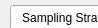
      <widget class="QWidget" name="page_9">
       <property name="geometry">
        <rect>
         <x>0</x>
         <y>0</y>
         <width>98</width>
         <height>28</height>
        </rect>
       </property>
       <attribute name="label">
        <string>Step 7 - Run or re-run a Sampling Strategy</string>
       </attribute>
       <widget class="QGroupBox" name="groupBox_9">
        <property name="geometry">
         <rect>
          <x>0</x>
          <y>155</y>
          <width>681</width>
          <height>101</height>
         </rect>
        </property>
        <property name="title">
         <string>Run the sampling strategy</string>
        </property>
        <widget class="QLabel" name="label_32">
         <property name="geometry">
          <rect>
           <x>16</x>
           <y>30</y>
           <width>101</width>
           <height>16</height>
          </rect>
         </property>
         <property name="text">
          <string>Select output path</string>
         </property>
        </widget>
        <widget class="QToolButton" name="toolButton_5">
         <property name="geometry">
          <rect>
           <x>640</x>
           <y>31</y>
           <width>25</width>
           <height>19</height>
          </rect>
         </property>
         <property name="text">
          <string>...</string>
         </property>
        </widget>
        <widget class="QLineEdit" name="lineEdit_17">
         <property name="geometry">
          <rect>
           <x>120</x>
           <y>30</y>
           <width>511</width>
           <height>20</height>
          </rect>
         </property>
        </widget>
        <widget class="QWidget" name="layoutWidget">
         <property name="geometry">
          <rect>
           <x>10</x>
           <y>70</y>
           <width>661</width>
           <height>25</height>
          </rect>
         </property>
         <layout class="QHBoxLayout" name="horizontalLayout_39">
          <item>
           <widget class="QPushButton" name="pushButton_12">
            <property name="text">
             <string>Run sampling strategy</string>
            </property>
           </widget>
          </item>
          <item>
           <widget class="QLineEdit" name="lineEdit_15"/>
          </item>
         </layout>
        </widget>
       </widget>
       <widget class="QTabWidget" name="tabWidget_5">
        <property name="geometry">
         <rect>
          <x>10</x>
          <y>5</y>
          <width>661</width>
          <height>111</height>
         </rect>
        </property>
        <property name="currentIndex">
         <number>0</number>
        </property>
        <widget class="QWidget" name="tab_16">
         <attribute name="title">
          <string>Sampling Strategy Run Parameters</string>
         </attribute>
         <widget class="QWidget" name="layoutWidget_21">
          <property name="geometry">
           <rect>
            <x>20</x>
            <y>40</y>
            <width>341</width>
            <height>31</height>
           </rect>
          </property>
          <layout class="QHBoxLayout" name="horizontalLayout_42">
           <item>
            <widget class="QLabel" name="label_67">
             <property name="text">
              <string>Number of Ne replicates:</string>
             </property>
            </widget>
           </item>
           <item>
            <widget class="QSlider" name="horizontalSlider_54">
             <property name="orientation">
              <enum>Qt::Horizontal</enum>
             </property>
            </widget>
           </item>
           <item>
            <widget class="QSpinBox" name="spinBox_46"/>
           </item>
          </layout>
         </widget>
         <widget class="QWidget" name="layoutWidget_22">
          <property name="geometry">
           <rect>
            <x>20</x>
            <y>10</y>
            <width>341</width>
            <height>22</height>
           </rect>
          </property>
          <layout class="QHBoxLayout" name="horizontalLayout_50">
           <item>
            <widget class="QLabel" name="label_28">
             <property name="sizePolicy">
              <sizepolicy hsizetype="Fixed" vsizetype="Preferred">
               <horstretch>0</horstretch>
               <verstretch>0</verstretch>
              </sizepolicy>
             </property>
             <property name="text">
              <string>LDNe PCrit:</string>
             </property>
            </widget>
           </item>
           <item>
            <widget class="QComboBox" name="comboBox_13"/>
           </item>
          </layout>
         </widget>
        </widget>
        <widget class="QWidget" name="tab_17">
         <attribute name="title">
          <string>Settings</string>
         </attribute>
        </widget>
       </widget>
       <widget class="QPushButton" name="pushButton_10">
        <property name="geometry">
         <rect>
          <x>540</x>
          <y>125</y>
          <width>131</width>
          <height>23</height>
         </rect>
        </property>
        <property name="text">
         <string>Save sampling strategy</string>
        </property>
       </widget>
      </widget>
